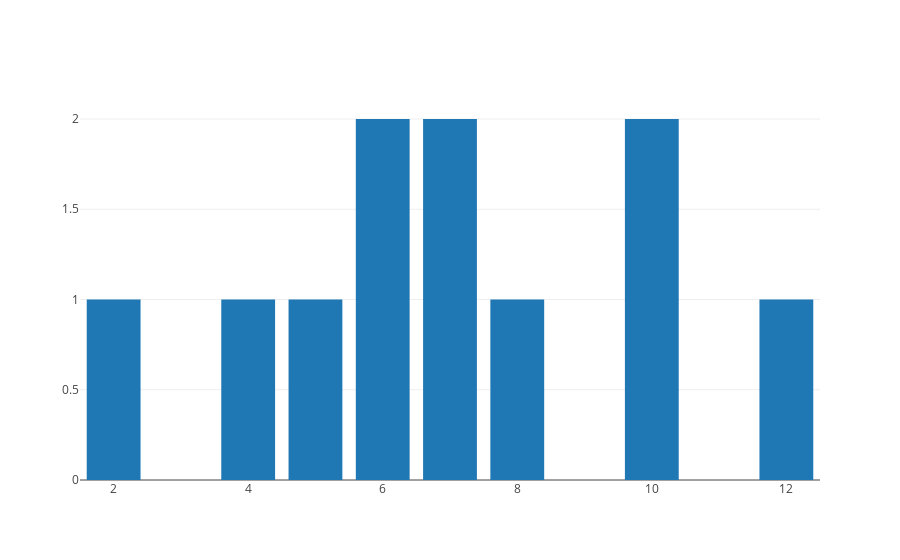

The cell this chart's notebook holds for it:
### Markdown cell above
### Гистограммы

### Code cell
iplot([go.Bar(x=list(rang_discrete_series.keys()),
              y=list(rang_discrete_series.values()))])

### Figure 1 — Plotly figure (JSON) as saved in the notebook; plotly's stock layout.template omitted (floating-point values rounded to 4 significant figures)
{"data": [{"type": "bar", "x": [2, 4, 5, 6, 7, 8, 10, 12], "y": [1, 1, 1, 2, 2, 1, 2, 1]}], "layout": {}}
